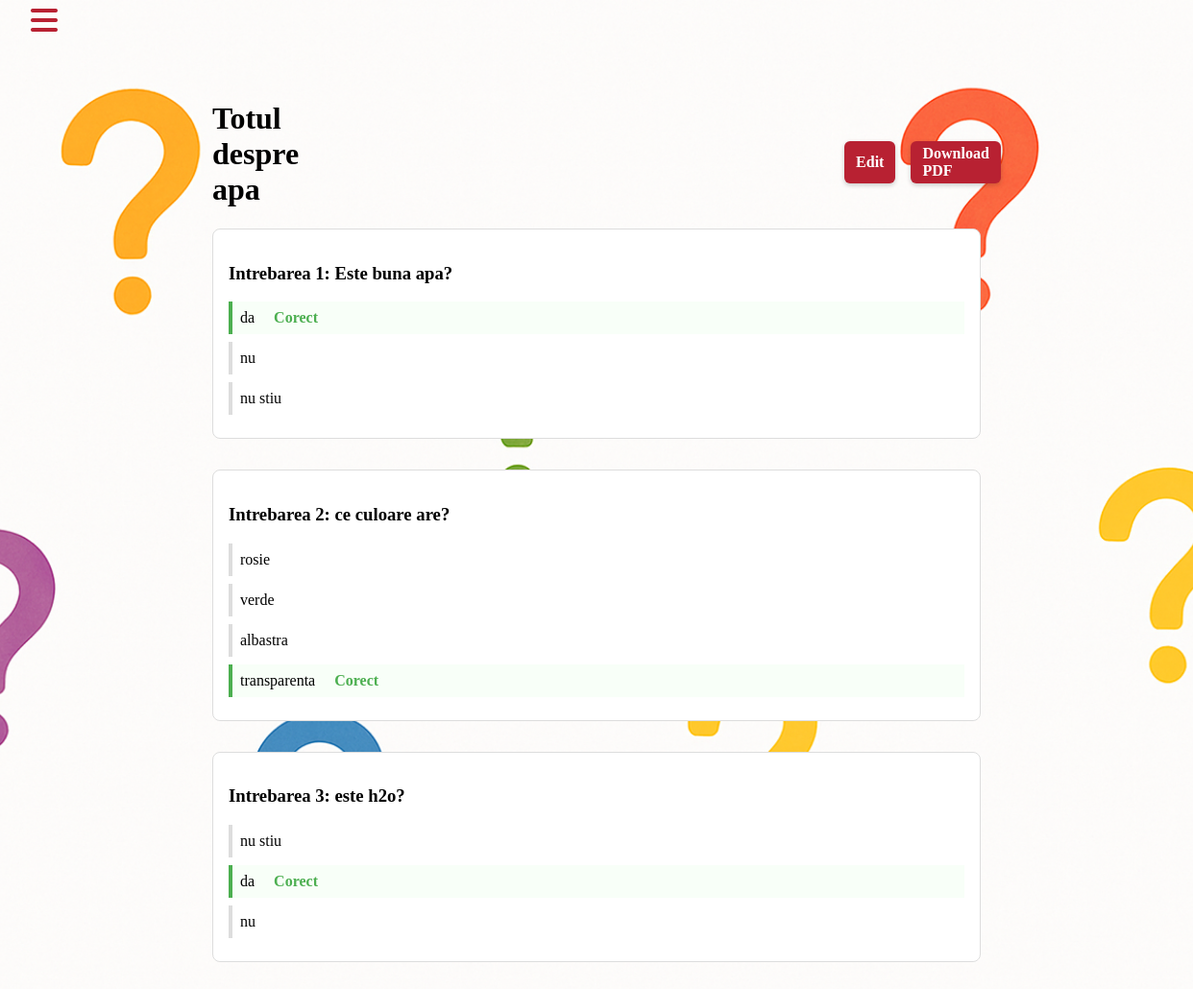
The page /quiz/11/ on the database its author committed.
### app/models.py (models this page shows, shortened)
class Quiz(models.Model):
    author = models.ForeignKey(User, on_delete=models.CASCADE, related_name="quizzes", null=True)
    author_id_value = models.IntegerField(null=True, blank=True)
    title_quiz = models.CharField(_("Titlul chestionarului"), max_length=100, default=_("Chestionar Nou"))
    created_at = models.DateTimeField(auto_now_add=True)
    class Meta:
        verbose_name = _("Chestionar")
        verbose_name_plural = _("Chestionare")
        ordering = ["id"]

class Question(models.Model):
    quiz = models.ForeignKey(Quiz, related_name="questions", on_delete=models.CASCADE)
    title_question = models.CharField(_("Întrebare"), max_length=255, db_index=True)
    class Meta:
        verbose_name = _("Întrebare")
        verbose_name_plural = _("Întrebări")
        ordering = ["id"]

class Answer(models.Model):
    question = models.ForeignKey(Question, related_name="answers", on_delete=models.CASCADE)
    answer_text = models.CharField(_("Răspuns"), max_length=255)
    is_right = models.BooleanField(default=False)
    class Meta:
        verbose_name = _("Răspuns")
        verbose_name_plural = _("Răspunsuri")
        ordering = ["id"]

### app/views.py (the view)
# urls.py: path('quiz/<int:quiz_id>/', quiz_detail, name='quiz_detail'),
def quiz_detail(request, quiz_id):
    quiz = get_object_or_404(Quiz.objects.prefetch_related('questions__answers'), id=quiz_id)
    return render(request, 'quiz/quiz_detail.html', {'quiz': quiz})

### templates/quiz/quiz_detail.html
{% extends 'base.html' %}
{% load static %}
{% block content %}
    <div class="quiz-details">
        <div class="quiz-header">
            <h1>{{ quiz.title_quiz }}</h1>
            <div class="button-group">
                <a href="{% url 'edit_quiz' quiz.id %}" class="edit-btn">Edit</a>
                <a href="{% url 'quiz_pdf' quiz.id %}" class="download-btn" target="_blank">Download PDF</a>
            </div>
        </div>
        {% for question in quiz.questions.all %}
            <div class="question">
                <h3>Intrebarea {{ forloop.counter }}: {{ question.title_question }}</h3>
                <div class="answers">
                    {% for answer in question.answers.all %}
                        <div class="answer {% if answer.is_right %}correct{% endif %}">
                            {{ answer.answer_text }}
                            {% if answer.is_right %}<span class="correct-label">Corect</span>{% endif %}
                        </div>
                    {% endfor %}
                </div>
            </div>
        {% endfor %}
    </div>
    <link rel="stylesheet" href="{% static 'css/quiz-detail.css' %}">
{% endblock %}

### templates/base.html (shortened to what this page needs)
<!DOCTYPE html>
{% load static %}
<html lang="en">
<head>
    <link rel="stylesheet" href="https://cdnjs.cloudflare.com/ajax/libs/font-awesome/6.5.1/css/all.min.css" />
</head>
<body style="background-image: url('{% static 'question.png' %}'); background-size: cover; background-position: center; background-repeat: no-repeat;">
    {% if not hide_menu %}
    {% block menu %}
    <div class="header-bar">
        <div class="menu-container">
            <label for="menu-checkbox" class="menu-toggle">
                <i class="fa-solid fa-bars"></i>
            </label>
            <div class="menu-items">
                <div class="menu-content">
                </div>
            </div>
        </div>
        {% endblock %}
        {% endif %}
    </div>
    <div class="container mt-4">
        {% block content %}{% endblock %}
    </div>
</body>
</html>

### static/css/quiz-detail.css (style rules this page uses)
.quiz-details { max-width: 800px; margin: 2rem auto; padding: 20px; }
.question { margin-bottom: 2rem; padding: 1rem; border: 1px solid #ddd; border-radius: 8px; background-color: white; }
.answers { margin-top: 1rem; }
.answer { padding: 0.5rem; margin: 0.5rem 0; border-left: 4px solid #ddd; }
.answer.correct { border-left-color: #4CAF50; background-color: #f8fff8; }
.correct-label { color: #4CAF50; font-weight: bold; margin-left: 1rem; }
.download-btn { display: inline-block; background-color: #B82132; color: white; padding: 0.25rem 0.75rem; border-radius: 6px; text-decoration: none; font-weight: bold; transition: background-color 0.3s ease; }
.quiz-header { display: flex; flex-direction: row; align-items: center; gap: 23rem; }
.button-group { display: flex; gap: 1rem; margin-top: 1rem; margin-left: 200px; }
.edit-btn { display: inline-flex; align-items: center; justify-content: center; background-color: #B82132; color: white; padding: 0.25rem 0.75rem; border-radius: 6px; text-decoration: none; font-weight: bold; transition: background-color 0.3s ease; }
.download-btn, .edit-btn { box-shadow: 0 2px 5px rgba(0,0,0,0.2); }

### templates/base.html (style rules this page uses)
html, body { height: 100%; margin: 0; padding: 0; }
.header-bar { position: relative; width: 100%; padding: 1rem; text-align: center; }
.menu-container { position: absolute; left: 1rem; top: 70%; padding: 1rem; transform: translateY(-50%); }
.menu-toggle { font-size: 2rem; color: #B82132; cursor: pointer; }
.menu-items { display: block; position: absolute; top: 3.5rem; left: 0; }
.menu-content { display: flex; flex-direction: row; gap: 0.5rem; background-color: transparent; padding: 0.5rem; }

### rows shown on the page
Quiz: title_quiz "Totul despre apa"
Question: title_question "Este buna apa?"
Answer: answer_text "da", is_right "Corect"
Answer: answer_text "nu"
Answer: answer_text "nu stiu"
Question: title_question "ce culoare are?"
Answer: answer_text "rosie"
Answer: answer_text "verde"
Answer: answer_text "albastra"
Answer: answer_text "transparenta", is_right "Corect"
Question: title_question "este h2o?"
Answer: answer_text "nu stiu"
Answer: answer_text "da", is_right "Corect"
Answer: answer_text "nu"
